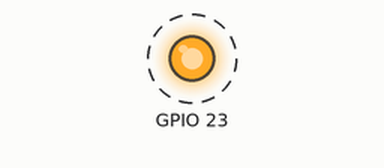
The program below on a simulated Raspberry Pi (BCM pin numbers). On the bench: output pins drawn as LEDs (lit = HIGH). Dashed ring = blinking.

Above: at 0.5 s.
Timing chart, 0 to 4.6 s (numbered marks = the images above):
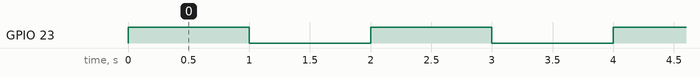

Measured:
- by itself, GPIO 23: alternates HIGH for 1.0 s and LOW for 1.0 s

The program:

rasp_gpio_blink.py
```python
# (licence header left out)
import RPi.GPIO as GPIO
import time

# blink function
def blink(pin):
        GPIO.output(pin,GPIO.HIGH)
        time.sleep(1)
        GPIO.output(pin,GPIO.LOW)
        time.sleep(1)
        return

# start main
GPIO.setmode(GPIO.BCM)
GPIO.setup(23, GPIO.OUT)

try:
        for i in range(0,100):
                blink(23)
except KeyboardInterrupt:
	GPIO.cleanup()
```
